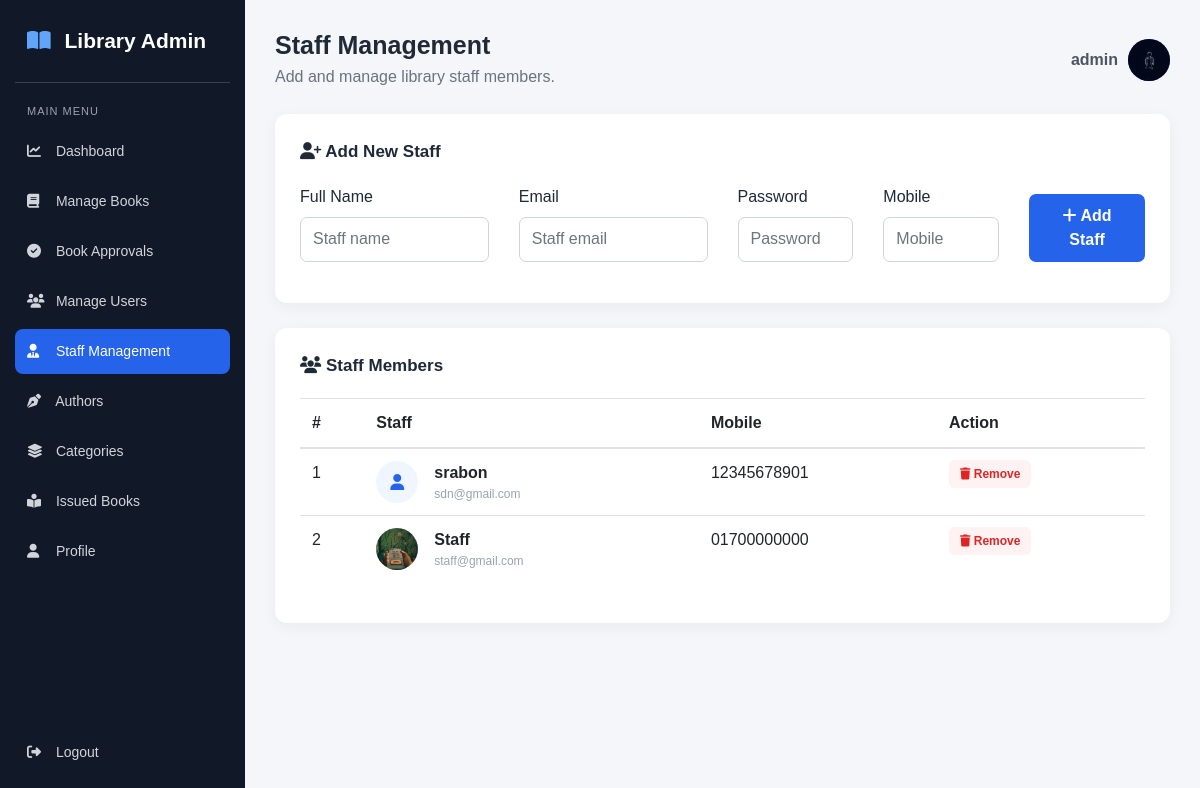
The page /admin/staffs.php (signed in) on the database its author committed.
### tables this page shows
CREATE TABLE `staffs` (
  `id` int(11) NOT NULL,
  `name` varchar(100) NOT NULL,
  `email` varchar(100) NOT NULL,
  `password` varchar(250) NOT NULL,
  `mobile` varchar(20) NOT NULL,
  `profile_image` varchar(255) DEFAULT NULL
);

### admin/staffs.php (the view, shortened to what this page needs)
<?php
$conn = mysqli_connect("localhost", "root", "", "lms");
$result = mysqli_query(
    $conn,
    "
    SELECT id, name, email, mobile, profile_image
    FROM staffs
    ORDER BY id DESC
    "
);
$admin_id = (int) $_SESSION["admin_id"];
$admin_result = mysqli_query(
    $conn,
    "
    SELECT name, profile_image
    FROM admins
    WHERE id = $admin_id
    LIMIT 1
    "
);
$admin = mysqli_fetch_assoc($admin_result);
?>
<!DOCTYPE html>
<html lang="en">
<head>
    <link rel="stylesheet"
          href="https://cdn.jsdelivr.net/npm/bootstrap@4.6.2/dist/css/bootstrap.min.css">
    <link rel="stylesheet"
          href="https://cdnjs.cloudflare.com/ajax/libs/font-awesome/6.5.2/css/all.min.css">
</head>
<body>
<div class="sidebar">
    <div class="brand">
        <i class="fa-solid fa-book-open"></i>
        Library Admin
    </div>
    <div class="menu-title">
        Main Menu
    </div>
    <a href="dashboard.php" class="nav-link">
        <i class="fa-solid fa-chart-line"></i>
        Dashboard
    </a>
    <a href="manage_books.php" class="nav-link">
        <i class="fa-solid fa-book"></i>
        Manage Books
    </a>
    <a href="book_approvals.php" class="nav-link">
        <i class="fa-solid fa-circle-check"></i>
        Book Approvals
    </a>
    <a href="manage_users.php" class="nav-link">
        <i class="fa-solid fa-users"></i>
        Manage Users
    </a>
    <a href="staffs.php" class="nav-link active">
        <i class="fa-solid fa-user-tie"></i>
        Staff Management
    </a>
    <a href="authors.php" class="nav-link">
        <i class="fa-solid fa-pen-nib"></i>
        Authors
    </a>
    <a href="categories.php" class="nav-link">
        <i class="fa-solid fa-layer-group"></i>
        Categories
    </a>
    <a href="issued_books.php" class="nav-link">
        <i class="fa-solid fa-book-open-reader"></i>
        Issued Books
    </a>
    <a href="profile.php" class="nav-link">
        <i class="fa-solid fa-user"></i>
        Profile
    </a>
    <div class="logout">
        <a href="admin_logout.php" class="nav-link">
            <i class="fa-solid fa-right-from-bracket"></i>
            Logout
        </a>
    </div>
</div>
<div class="main">
    <div class="topbar">
        <div class="page-title">
            <h2>Staff Management</h2>
            <p>
                Add and manage library staff members.
            </p>
        </div>
        <div class="admin-info">
            <span>
                <?php echo htmlspecialchars($admin["name"]); ?>
            </span>
            <div class="admin-avatar">
                <?php if (!empty($admin["profile_image"])): ?>
                    <img
                        src="uploads/<?php echo htmlspecialchars($admin["profile_image"]); ?>"
                        alt="Admin"
                    >
                <?php else: ?>
                    <i class="fa-solid fa-user"></i>
                <?php endif; ?>
            </div>
        </div>
    </div>
    <div class="content-card">
        <div class="section-title">
            <i class="fa-solid fa-user-plus"></i>
            Add New Staff
        </div>
        <form method="POST">
            <div class="row">
                <div class="col-md-3 mb-3">
                    <label>Full Name</label>
                    <input
                        type="text"
                        name="name"
                        class="form-control"
                        placeholder="Staff name"
                        required
                    >
                </div>
                <div class="col-md-3 mb-3">
                    <label>Email</label>
                    <input
                        type="email"
                        name="email"
                        class="form-control"
                        placeholder="Staff email"
                        required
                    >
                </div>
                <div class="col-md-2 mb-3">
                    <label>Password</label>
                    <input
                        type="password"
                        name="password"
                        class="form-control"
                        placeholder="Password"
                        required
                    >
                </div>
                <div class="col-md-2 mb-3">
                    <label>Mobile</label>
                    <input
                        type="text"
                        name="mobile"
                        class="form-control"
                        placeholder="Mobile"
                        required
                    >
                </div>
                <div class="col-md-2 mb-3 d-flex align-items-end">
                    <button
                        type="submit"
                        name="add_staff"
                        class="btn-add w-100"
                    >
                        <i class="fa-solid fa-plus"></i>
                        Add Staff
                    </button>
                </div>
            </div>
        </form>
    </div>
    <div class="content-card">
        <div class="section-title">
            <i class="fa-solid fa-users"></i>
            Staff Members
        </div>
        <div class="table-responsive">
            <table class="table">
                <thead>
                    <tr>
                        <th>#</th>
                        <th>Staff</th>
                        <th>Mobile</th>
                        <th>Action</th>
                    </tr>
                </thead>
                <tbody>
                <?php if (mysqli_num_rows($result) > 0): ?>
                    <?php $count = 1; ?>
                    <?php while ($staff = mysqli_fetch_assoc($result)): ?>
                        <tr>
                            <td>
                                <?php echo $count++; ?>
                            </td>
                            <td>
                                <div class="d-flex align-items-center">
                                    <div class="staff-avatar mr-3">
                                        <?php if (!empty($staff["profile_image"])): ?>
                                            <img
                                                src="../staff/uploads/<?php echo htmlspecialchars($staff["profile_image"]); ?>"
                                                alt="Staff"
                                            >
                                        <?php else: ?>
                                            <i class="fa-solid fa-user"></i>
                                        <?php endif; ?>
                                    </div>
                                    <div>
                                        <div class="staff-name">
                                            <?php
                                            echo htmlspecialchars(
                                                $staff["name"]
                                            );
                                            ?>
                                        </div>
                                        <div class="staff-email">
                                            <?php
                                            echo htmlspecialchars(
                                                $staff["email"]
                                            );
                                            ?>
                                        </div>
                                    </div>
                                </div>
                            </td>
                            <td>
                                <?php
                                echo htmlspecialchars(
                                    $staff["mobile"]
                                );
                                ?>
                            </td>
                            <td>
                                <a
                                    href="staffs.php?delete=<?php echo $staff["id"]; ?>"
                                    class="btn-delete"
                                    onclick="return confirm('Remove this staff member?');"
                                >
                                    <i class="fa-solid fa-trash"></i>
                                    Remove
                                </a>
                            </td>
                        </tr>
                    <?php endwhile; ?>
                <?php endif; ?>
                </tbody>
            </table>
        </div>
    </div>
</div>
</body>
</html>

### admin/staffs.php (style rules this page uses)
* { box-sizing: border-box; }
body { margin: 0; background: #f4f6f9; font-family: Arial, sans-serif; color: #1f2937; }
.sidebar { position: fixed; left: 0; top: 0; width: 245px; height: 100vh; background: #111827; color: white; padding: 25px 15px; }
.brand { font-size: 21px; font-weight: 700; padding: 0 12px 25px; border-bottom: 1px solid #374151; margin-bottom: 20px; }
.brand i { color: #60a5fa; margin-right: 8px; }
.menu-title { color: #9ca3af; font-size: 11px; text-transform: uppercase; padding: 0 12px; margin-bottom: 10px; letter-spacing: 1px; }
.nav-link { color: #d1d5db !important; padding: 12px; border-radius: 8px; margin-bottom: 5px; font-size: 14px; }
.nav-link i { width: 25px; }
.nav-link:hover, .nav-link.active { background: #2563eb; color: white !important; }
.logout { position: absolute; bottom: 20px; left: 15px; right: 15px; }
.main { margin-left: 245px; padding: 30px; }
.topbar { display: flex; justify-content: space-between; align-items: center; margin-bottom: 25px; }
.page-title h2 { margin: 0 0 5px; font-size: 25px; font-weight: 700; }
.page-title p { margin: 0; color: #6b7280; }
.admin-info { display: flex; align-items: center; gap: 10px; font-weight: 600; color: #4b5563; }
.admin-avatar { width: 42px; height: 42px; border-radius: 50%; overflow: hidden; background: #2563eb; color: white; display: flex; align-items: center; justify-content: center; }
.admin-avatar img { width: 100%; height: 100%; object-fit: cover; }
.content-card { background: white; border-radius: 12px; padding: 25px; box-shadow: 0 4px 15px rgba(0,0,0,.05); margin-bottom: 25px; }
.section-title { font-size: 17px; font-weight: 700; margin-bottom: 20px; }
.form-control { height: 45px; border-radius: 7px; }
.btn-add { background: #2563eb; border: none; color: white; padding: 10px 18px; border-radius: 7px; font-weight: 600; }
.staff-avatar { width: 42px; height: 42px; border-radius: 50%; overflow: hidden; background: #eff6ff; color: #2563eb; display: flex; align-items: center; justify-content: center; }
.staff-avatar img { width: 100%; height: 100%; object-fit: cover; }
.staff-name { font-weight: 700; }
.staff-email { color: #9ca3af; font-size: 12px; }
.btn-delete { background: #fef2f2; color: #dc2626; border: none; padding: 7px 11px; border-radius: 6px; font-size: 12px; font-weight: 600; }

### rows shown on the page
staffs: name "srabon", email "sdn@gmail.com", mobile "12345678901"
staffs: profile_image (picture), name "Staff", email "staff@gmail.com", mobile "01700000000"

### other values the page prints
$admin["name"] "admin"
